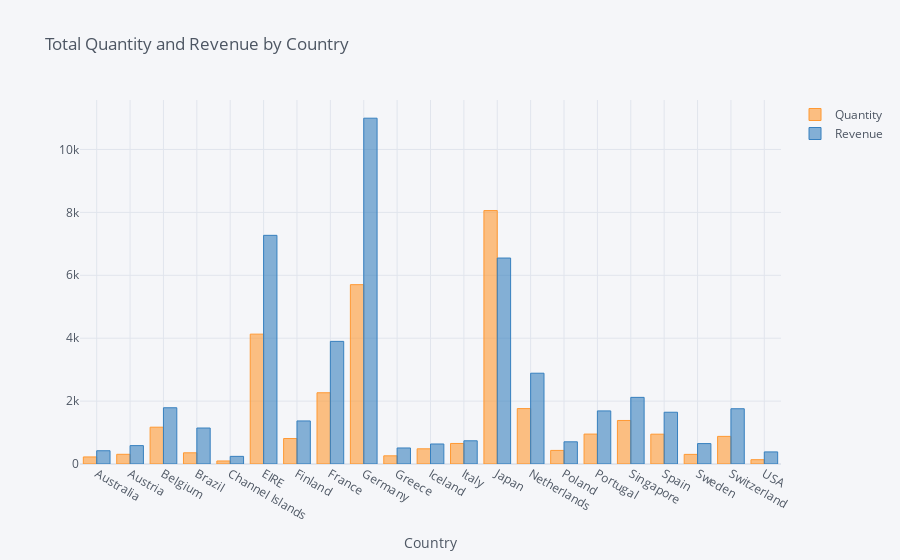

The notebook cell saved with this chart:
### Code cell
data.iplot(kind='bar', xTitle='Country', title = 'Total Quantity and Revenue by Country')

### Figure 1 — Plotly figure (JSON) as saved in the notebook; plotly's stock layout.template omitted (floating-point values rounded to 4 significant figures)
{"data": [{"marker": {"color": "rgba(255, 153, 51, 0.6)", "line": {"color": "rgba(255, 153, 51, 1.0)", "width": 1}}, "name": "Quantity", "orientation": "v", "text": "", "type": "bar", "x": ["Australia", "Austria", "Belgium", "Brazil", "Channel Islands", "EIRE", "Finland", "France", "Germany", "Greece", "Iceland", "Italy", "Japan", "Netherlands", "Poland", "Portugal", "Singapore", "Spain", "Sweden", "Switzerland", "USA"], "y": [224, 308, 1170, 356, 96, 4129, 810, 2265, 5702, 260, 483, 653, 8058, 1762, 432, 951, 1384, 948, 306, 878, 137]}, {"marker": {"color": "rgba(55, 128, 191, 0.6)", "line": {"color": "rgba(55, 128, 191, 1.0)", "width": 1}}, "name": "Revenue", "orientation": "v", "text": "", "type": "bar", "x": ["Australia", "Austria", "Belgium", "Brazil", "Channel Islands", "EIRE", "Finland", "France", "Germany", "Greece", "Iceland", "Italy", "Japan", "Netherlands", "Poland", "Portugal", "Singapore", "Spain", "Sweden", "Switzerland", "USA"], "y": [421.6, 584.8, 1788.0, 1144.0, 243, 7270.0, 1369.0, 3899.0, 10990.0, 509.7, 636.2, 737.8, 6548.0, 2887.0, 705.8, 1688.0, 2119.0, 1646.0, 649.1, 1757.0, 383.9]}], "layout": {"legend": {"bgcolor": "#F5F6F9", "font": {"color": "#4D5663"}}, "paper_bgcolor": "#F5F6F9", "plot_bgcolor": "#F5F6F9", "title": {"font": {"color": "#4D5663"}, "text": "Total Quantity and Revenue by Country"}, "xaxis": {"gridcolor": "#E1E5ED", "showgrid": true, "tickfont": {"color": "#4D5663"}, "title": {"font": {"color": "#4D5663"}, "text": "Country"}, "zerolinecolor": "#E1E5ED"}, "yaxis": {"gridcolor": "#E1E5ED", "showgrid": true, "tickfont": {"color": "#4D5663"}, "title": {"font": {"color": "#4D5663"}, "text": ""}, "zerolinecolor": "#E1E5ED"}}}
